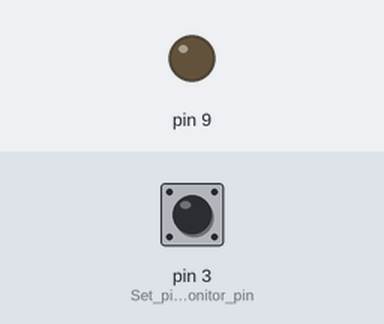
Simulated run of this sketch. Board: Arduino Uno, built with avr-gcc and run on an emulated ATmega328P. On the bench: output pins drawn as LEDs (lit = HIGH). Inputs (shaded band) come from the test bench; at power-on: pin 3 (Set_pin_3_as_monitor_pin) LOW.

Above: at 1.2 s.
1.3 s: pin 3 (Set_pin_3_as_monitor_pin) pulled HIGH for 0.15 s
At 2.6 s:
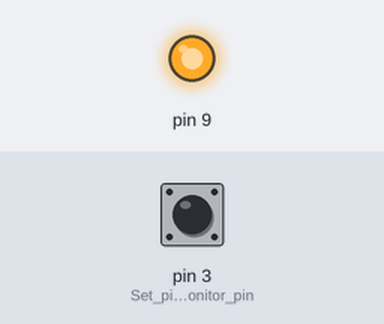
Timing chart, 0 to 4.3 s (numbered marks = the images above; inputs shaded):
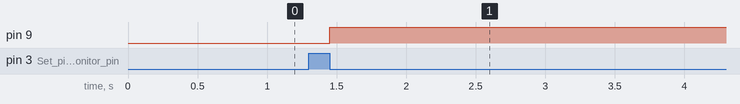

Measured:
- after the input at 1.3 s, pin 9: LOW → HIGH after 0.15 s

The sketch:

PWM_in_analog_out.ino
```cpp
/* =============================================================================
  LIDAR-Lite v2: PWM operation

  This example demonstrates how to read measurements from LIDAR-Lite v2 "Blue
  Label" using PWM

  The library is in BETA, so subscribe to the github repo to recieve updates, or
  just check in periodically:
  https://github.com/PulsedLight3D/LIDARLite_v2_Arduino_Library

  To learn more read over lidarlite.cpp as each function is commented
=========================================================================== */

unsigned long pulse_width;
int mappedDistance;

void setup()
{
  pinMode(9, OUTPUT);
  pinMode(2, OUTPUT); // Set pin 2 as trigger pin
  pinMode(3, INPUT); // Set pin 3 as monitor pin
  digitalWrite(2, LOW); // Set trigger LOW for continuous read
}

void loop()
{
  pulse_width = pulseIn(3, HIGH); // Count how long the pulse is high in microseconds
  if(pulse_width != 0){ // If we get a reading that isn't zero, let's print it
       // pulse_width = pulse_width/10; // 10usec = 1 cm of distance for LIDAR-Lite
  pulse_width = constrain(pulse_width, 0, 10000); //constrians values to be between 0 and 10000(0-10m)
  mappedDistance = map(pulse_width, 0, 10000, 0, 255);  //maps distance values to a pwm signal from 0-255
  analogWrite(9, mappedDistance);
  }
}
```
